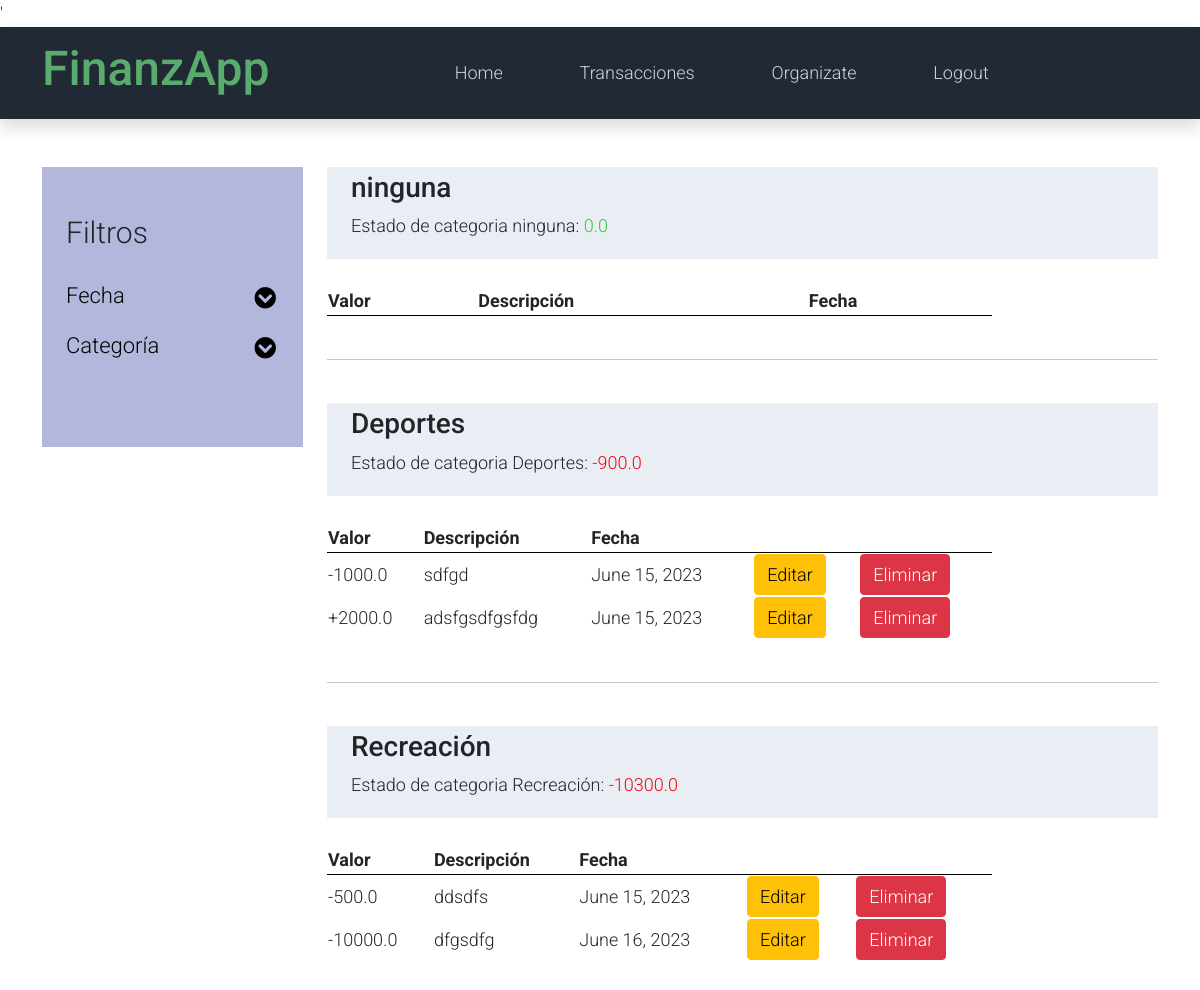
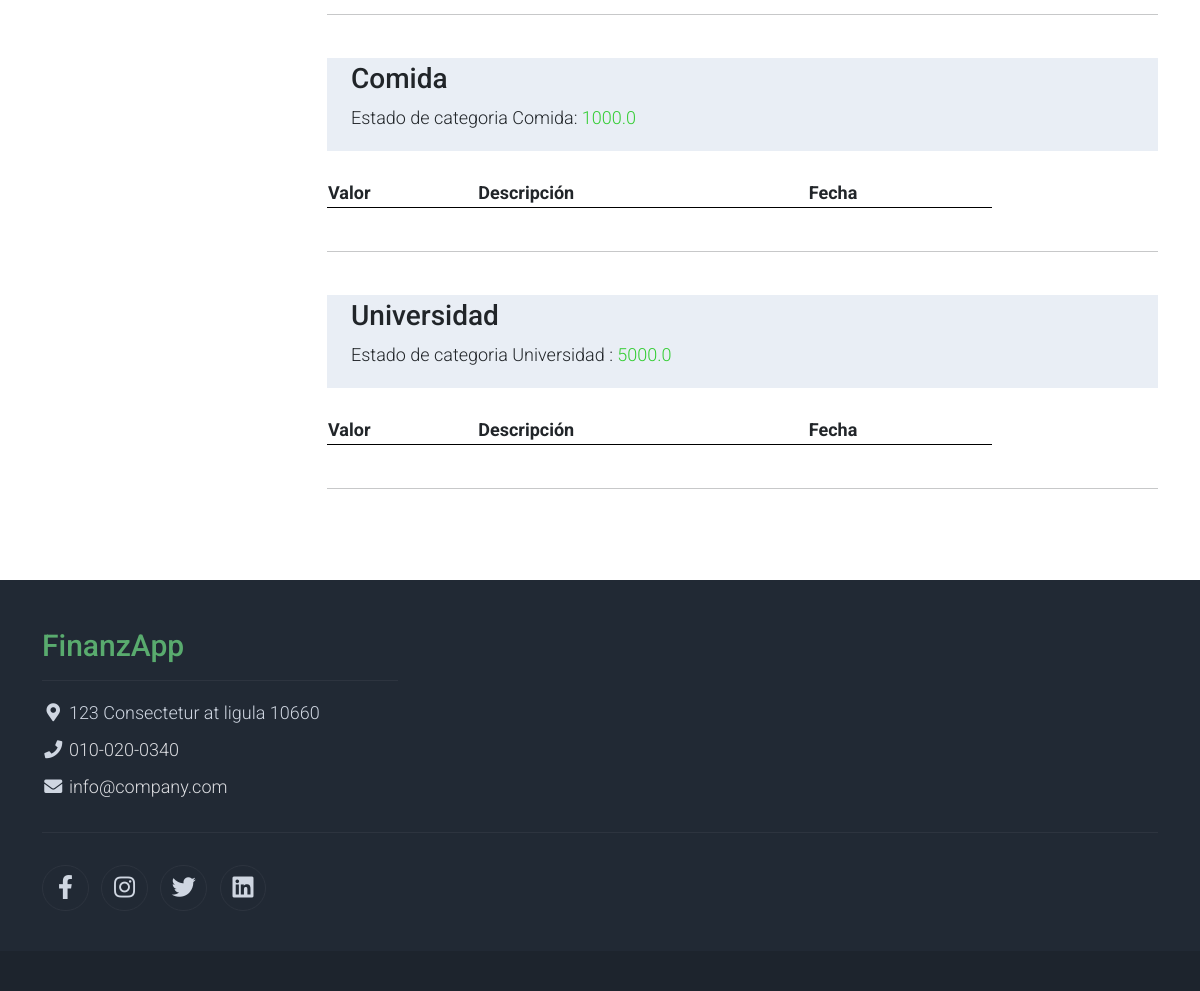
Page /list/ (signed in) on the committed database (2 pictures, top to bottom).
### finanzapp/models.py (models this page shows)
class Category(models.Model):
    name = models.CharField(max_length=100)
    budget = models.FloatField(blank=True)
    user = models.ForeignKey(User, on_delete=models.CASCADE, related_name="categories", null=True)

class Transaction(models.Model):
    user = models.ForeignKey(User, on_delete=models.CASCADE, related_name="transactions")
    types = [('spend', 'gasto'), ('deposit', 'abono')]
    type = models.CharField(choices=types, max_length=100)
    description = models.TextField(max_length=500)
    amount = models.FloatField(default=0)
    date = models.DateField(default=timezone.now().strftime("%Y-%m-%d"))
    category = models.ForeignKey(Category, on_delete=models.CASCADE, related_name="transactions", blank=True, null=True)

### finanzapp/views.py (the view)
# urls.py: path('list/', list_transactions, name='list'),
def list_transactions(request):
    if request.user.is_authenticated:
        cats = Category.objects.filter(user=request.user)
        selected_cats = request.GET.getlist('categories')
        transactions = []
        start_date = request.GET.get('start_date')
        end_date = request.GET.get('end_date')
        if selected_cats:
            for cat_id in selected_cats:
                cat = Category.objects.get(id=cat_id)
                trans = Transaction.objects.filter(category=cat)
                if start_date and end_date:
                    trans = trans.filter(date__range=[start_date, end_date])
                transactions.append({'name': cat.name, 'trans': trans})
        else:
            for cat in cats:
                trans = Transaction.objects.filter(category=cat)
                if start_date and end_date:
                    trans = trans.filter(date__range=[start_date, end_date])
                transactions.append({'name': cat.name, 'trans': trans})
        budgets = []
        for cat in cats:
            budgets.append(saldo_categoría(request.user, cat))
        return render(request, "listado.html", {"transactions": transactions, "categories": cats, "budgets": budgets})
    else:
        return redirect('login')

### finanzapp/views.py (called while the page is built)
def saldo_categoría(user_id, cat):
    budget = cat.budget
    gastos = Transaction.objects.filter(user_id=user_id, type='spend', category=cat).aggregate(Sum('amount'))['amount__sum'] or 0
    saldo = budget - gastos
    return {'name': cat.name, 'amount': saldo, 'valid': (saldo >= 0)}

### finanzapp/templates/listado.html (shortened to what this page needs)
{% extends 'base.html' %}
{% block content %}
<section class="container py-5">
    <div class="row">
        <div class="col-lg-3">
            <div class="container-fluid py-5" style="background-color: #b2b7db;">
                <h1 class="h2 pb-4">Filtros</h1>
                <ul class="list-unstyled templatemo-accordion">
                    <li class="pb-3">
                        <a class="collapsed d-flex justify-content-between h3 text-decoration-none" href="#">
                            Fecha
                            <i class="fa fa-fw fa-chevron-circle-down mt-1"></i>
                        </a>
                    </li>
                    <li class="pb-3">
                        <a class="collapsed d-flex justify-content-between h3 text-decoration-none" href="#">
                            Categoría
                            <i class="fa fa-fw fa-chevron-circle-down mt-1"></i>
                        </a>
                    </li>
                </ul>
            </div>
        </div>
        <div class="col-lg-9">
            {% for category in transactions %}
                <div class="container-fluid bg-light py-1">
                    <h3>{{ category.name }}</h3>
                    {% for budget in budgets %}
                        {% if category.name == budget.name %}
                            {% if budget.valid %}
                                <p>Estado de categoria {{ category.name }}: <span style="color: LimeGreen;">{{ budget.amount }}</span></p>
                            {% else %}
                                <p>Estado de categoria {{ category.name }}: <span style="color: red;"> {{ budget.amount }}</span></p>
                            {% endif %}
                        {% endif %}
                    {% endfor %}
                </div>
                <br>
                <table style="width:80%; border-collapse: collapse;">
                    <thead>
                        <tr>
                            <th scope="col" style="border-bottom: 1px solid black; ">Valor</th>
                            <th scope="col" style="border-bottom: 1px solid black; ">Descripción</th>
                            <th scope="col" style="border-bottom: 1px solid black; ">Fecha</th>
                            <th scope="col" style="border-bottom: 1px solid black; "></th>
                            <th scope="col" style="border-bottom: 1px solid black; "></th>
                        </tr>
                    </thead>
                    <tbody>
                        {% for transaction in category.trans %}
                            <tr>
                                {% if transaction.type == "spend" %}
                                <td>-{{transaction.amount}}</td>
                                {% else %}
                                <td>+{{transaction.amount}}</td>
                                {% endif %}
                                <td>{{transaction.description}}</td>
                                <td>{{transaction.date}}</td>
                                <td><a class="btn btn-warning" href="/editTrans/{{ transaction.id }}"> Editar </a></td>
                                <td><a class="btn btn-danger" href="/eliminarTrans/{{ transaction.id }}"> Eliminar </a></td>
                            </tr>
                        {% endfor %}
                    </tbody>
                </table>
                <br><hr><br>
                {% endfor %}
        </div>
    </div>
</section>
{% endblock %}

### finanzapp_proj/static/css/templatemo.css (style rules this page uses)
body, ul, li, p, a, label, input, div { font-family: 'Roboto', sans-serif; font-size: 18px !important; font-weight: 300 !important; }
.h2 { font-family: 'Roboto', sans-serif; font-size: 30px !important; font-weight: 300; }
.h3 { font-family: 'Roboto', sans-serif; font-size: 22px !important; }
.bg-light { background-color: #e9eef5 !important; }
.templatemo-accordion a { color: #000; }

### rows in the picture
Category: name "ninguna", name "ninguna"
Category: name "Deportes", name "Deportes"
Category: name "Recreación", name "Recreación"
Category: name "Comida", name "Comida"
Category: name "Universidad", name "Universidad"

### other values in the picture
{{ budget.amount }} "0.0" "1000.0" "5000.0"
{{ budget.amount }} "-900.0" "-10300.0"
